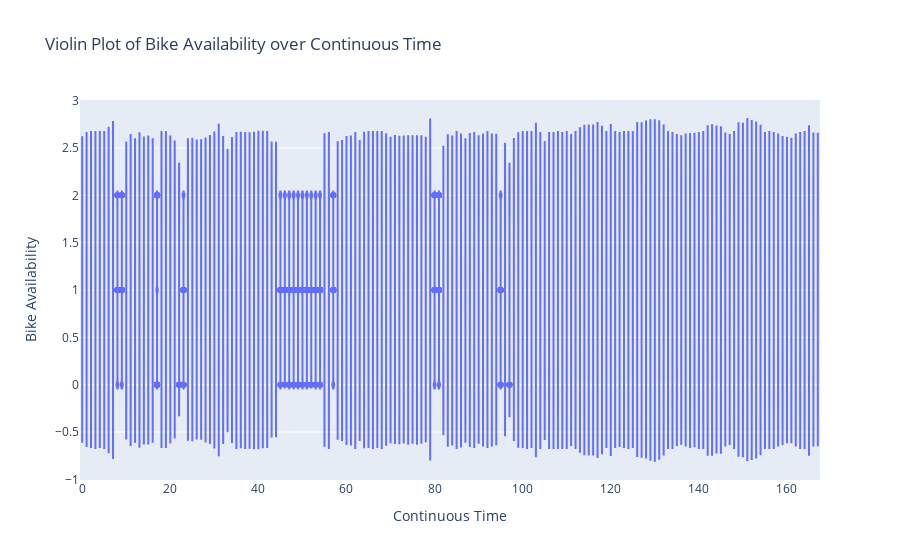

Source (notebook cell):
### Code cell
# Create a continuous numerical representation for the x-axis
filtered_df.loc[:,'continuous_time'] = filtered_df['dayofweek'] * 24 + filtered_df['hourofday']

# Create a violin plot
fig = px.violin(filtered_df, x='continuous_time', y='e-bike_availability',
                labels={'continuous_time': 'Continuous Time', 'e-bike_availability': 'Bike Availability'},
                title='Violin Plot of Bike Availability over Continuous Time')

# Show the plot
fig.show()

### Figure 1 — Plotly figure (JSON) as saved in the notebook; plotly's stock layout.template omitted (floating-point values rounded to 4 significant figures; data arrays with more than 128 entries replaced by an {"elided": "..."} marker saying what was removed)
{"data": [{"alignmentgroup": "True", "box": {"visible": false}, "hovertemplate": "Continuous Time=%{x}<br>Bike Availability=%{y}<extra></extra>", "legendgroup": "", "marker": {"color": "#636efa"}, "name": "", "offsetgroup": "", "orientation": "v", "scalegroup": "True", "showlegend": false, "type": "violin", "x": {"elided": "12030 int values"}, "x0": " ", "xaxis": "x", "y": {"elided": "12030 int values"}, "y0": " ", "yaxis": "y"}], "layout": {"autosize": true, "legend": {"tracegroupgap": 0}, "title": {"text": "Violin Plot of Bike Availability over Continuous Time"}, "violinmode": "group", "xaxis": {"anchor": "y", "autorange": true, "domain": [0, 1], "range": [-0.5, 167.5], "title": {"text": "Continuous Time"}, "type": "linear"}, "yaxis": {"anchor": "x", "autorange": true, "domain": [0, 1], "range": [-1.007, 3.007], "title": {"text": "Bike Availability"}, "type": "linear"}}}
